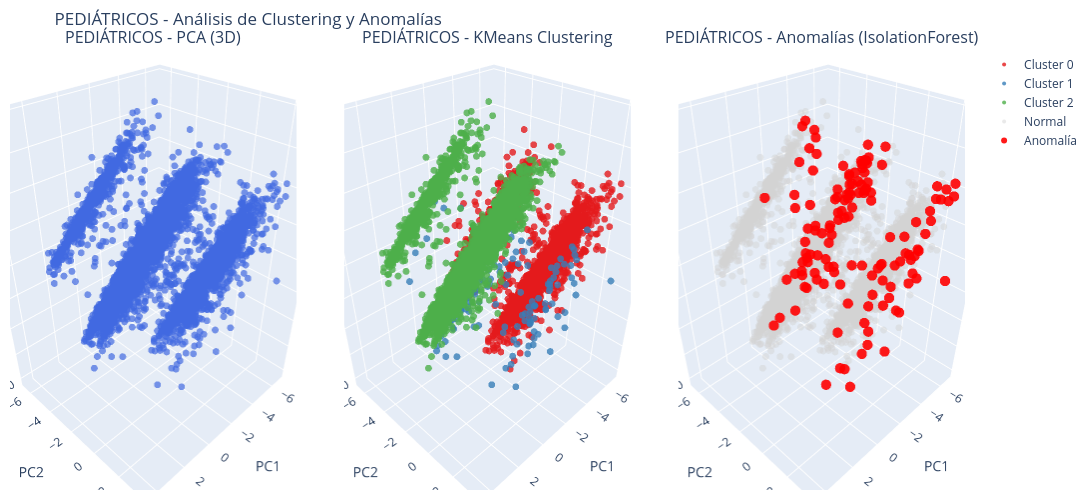

The notebook cell saved with this chart:
### Markdown cell above
## 7. Visualización de Clustering y Anomalías por grupo

### Code cell
def visualizar_clustering_anomalias(resultados, grupo_nombre):
    """Visualiza PCA, clustering y anomalías en 3D"""
    if resultados is None:
        return
    
    X_pca = resultados['X_pca']
    clusters = resultados['clusters']
    anomalies_mask = resultados['anomalies_mask']
    n_clusters = len(np.unique(clusters))
    
    # Colores para clusters
    colors_cluster = px.colors.qualitative.Set1[:n_clusters]
    cluster_colors = [colors_cluster[i] for i in clusters]
    
    # Crear subplots
    fig = make_subplots(
        rows=1, cols=3,
        specs=[[{'type': 'scene'}]*3],
        subplot_titles=[
            f'{grupo_nombre} - PCA (3D)',
            f'{grupo_nombre} - KMeans Clustering',
            f'{grupo_nombre} - Anomalías (IsolationForest)'
        ],
        horizontal_spacing=0.05
    )
    
    marker_size = 4 if len(X_pca) > 500 else 6
    
    # PCA puro
    fig.add_trace(
        go.Scatter3d(
            x=X_pca[:, 0], y=X_pca[:, 1], z=X_pca[:, 2],
            mode='markers',
            marker=dict(size=marker_size, color='royalblue', opacity=0.7),
            name='PCA',
            showlegend=False
        ),
        row=1, col=1
    )
    
    # Clustering
    for cluster_id in range(n_clusters):
        mask = clusters == cluster_id
        fig.add_trace(
            go.Scatter3d(
                x=X_pca[mask, 0], y=X_pca[mask, 1], z=X_pca[mask, 2],
                mode='markers',
                marker=dict(size=marker_size, color=colors_cluster[cluster_id], opacity=0.8),
                name=f'Cluster {cluster_id}',
                showlegend=True
            ),
            row=1, col=2
        )
    
    # Anomalías
    normal_mask = ~anomalies_mask
    fig.add_trace(
        go.Scatter3d(
            x=X_pca[normal_mask, 0], y=X_pca[normal_mask, 1], z=X_pca[normal_mask, 2],
            mode='markers',
            marker=dict(size=marker_size, color='lightgrey', opacity=0.5),
            name='Normal',
            showlegend=True
        ),
        row=1, col=3
    )
    if anomalies_mask.sum() > 0:
        fig.add_trace(
            go.Scatter3d(
                x=X_pca[anomalies_mask, 0], y=X_pca[anomalies_mask, 1], z=X_pca[anomalies_mask, 2],
                mode='markers',
                marker=dict(size=marker_size+2, color='red', opacity=0.9),
                name='Anomalía',
                showlegend=True
            ),
            row=1, col=3
        )
    
    # Etiquetas de ejes
    for i in range(1, 4):
        fig['layout'][f'scene{i}']['xaxis']['title'] = 'PC1'
        fig['layout'][f'scene{i}']['yaxis']['title'] = 'PC2'
        fig['layout'][f'scene{i}']['zaxis']['title'] = 'PC3'
    
    fig.update_layout(
        title=f"{grupo_nombre} - Análisis de Clustering y Anomalías",
        height=500,
        width=1500,
        margin=dict(t=50, l=10, r=10, b=10)
    )
    
    fig.show()

# Visualizar resultados
if resultados_ped is not None:
    visualizar_clustering_anomalias(resultados_ped, 'PEDIÁTRICOS')

if resultados_adu is not None:
    visualizar_clustering_anomalias(resultados_adu, 'ADULTOS')

### Figure 1 — Plotly figure (JSON) as saved in the notebook; plotly's stock layout.template omitted (floating-point values rounded to 4 significant figures; data arrays with more than 128 entries replaced by an {"elided": "..."} marker saying what was removed)
{"data": [{"marker": {"color": "royalblue", "opacity": 0.7, "size": 4}, "mode": "markers", "name": "PCA", "scene": "scene", "showlegend": false, "type": "scatter3d", "x": {"elided": "6683 float values"}, "y": {"elided": "6683 float values"}, "z": {"elided": "6683 float values"}}, {"marker": {"color": "rgb(228,26,28)", "opacity": 0.8, "size": 4}, "mode": "markers", "name": "Cluster 0", "scene": "scene2", "showlegend": true, "type": "scatter3d", "x": {"elided": "2425 float values"}, "y": {"elided": "2425 float values"}, "z": {"elided": "2425 float values"}}, {"marker": {"color": "rgb(55,126,184)", "opacity": 0.8, "size": 4}, "mode": "markers", "name": "Cluster 1", "scene": "scene2", "showlegend": true, "type": "scatter3d", "x": {"elided": "149 float values"}, "y": {"elided": "149 float values"}, "z": {"elided": "149 float values"}}, {"marker": {"color": "rgb(77,175,74)", "opacity": 0.8, "size": 4}, "mode": "markers", "name": "Cluster 2", "scene": "scene2", "showlegend": true, "type": "scatter3d", "x": {"elided": "4109 float values"}, "y": {"elided": "4109 float values"}, "z": {"elided": "4109 float values"}}, {"marker": {"color": "lightgrey", "opacity": 0.5, "size": 4}, "mode": "markers", "name": "Normal", "scene": "scene3", "showlegend": true, "type": "scatter3d", "x": {"elided": "6549 float values"}, "y": {"elided": "6549 float values"}, "z": {"elided": "6549 float values"}}, {"marker": {"color": "red", "opacity": 0.9, "size": 6}, "mode": "markers", "name": "Anomalía", "scene": "scene3", "showlegend": true, "type": "scatter3d", "x": {"elided": "134 float values"}, "y": {"elided": "134 float values"}, "z": {"elided": "134 float values"}}], "layout": {"annotations": [{"font": {"size": 16}, "showarrow": false, "text": "PEDIÁTRICOS - PCA (3D)", "x": 0.15, "xanchor": "center", "xref": "paper", "y": 1, "yanchor": "bottom", "yref": "paper"}, {"font": {"size": 16}, "showarrow": false, "text": "PEDIÁTRICOS - KMeans Clustering", "x": 0.5, "xanchor": "center", "xref": "paper", "y": 1, "yanchor": "bottom", "yref": "paper"}, {"font": {"size": 16}, "showarrow": false, "text": "PEDIÁTRICOS - Anomalías (IsolationForest)", "x": 0.85, "xanchor": "center", "xref": "paper", "y": 1, "yanchor": "bottom", "yref": "paper"}], "height": 500, "margin": {"b": 10, "l": 10, "r": 10, "t": 50}, "scene": {"domain": {"x": [0, 0.3], "y": [0, 1]}, "xaxis": {"title": {"text": "PC1"}}, "yaxis": {"title": {"text": "PC2"}}, "zaxis": {"title": {"text": "PC3"}}}, "scene2": {"domain": {"x": [0.35, 0.65], "y": [0, 1]}, "xaxis": {"title": {"text": "PC1"}}, "yaxis": {"title": {"text": "PC2"}}, "zaxis": {"title": {"text": "PC3"}}}, "scene3": {"domain": {"x": [0.7, 1], "y": [0, 1]}, "xaxis": {"title": {"text": "PC1"}}, "yaxis": {"title": {"text": "PC2"}}, "zaxis": {"title": {"text": "PC3"}}}, "title": {"text": "PEDIÁTRICOS - Análisis de Clustering y Anomalías"}, "width": 1500}}
